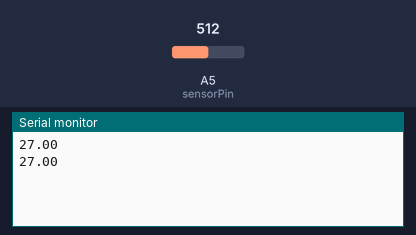
The sketch below on a simulated Arduino Uno, built with avr-gcc and run on an emulated ATmega328P. Parts: the last lines printed to the serial monitor. The inputs (shaded band) are chosen by the test bench; at power-on: A5 (sensorPin) = 512.

Above: at 10.8 s.
10.9 s: A5 (sensorPin) set to 716
At 15.7 s:
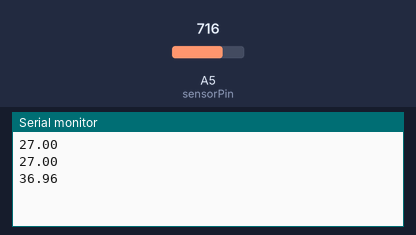
18.4 s: A5 (sensorPin) set to 900
At 20.7 s:
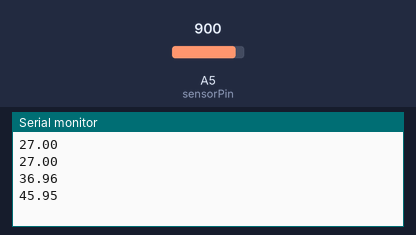
Timing chart, 0 to 22.2 s (numbered marks = the images above; inputs shaded):
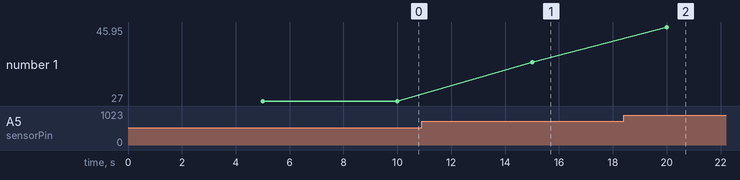

Measured:
- after the input at 10.9 s, the serial monitor: prints a new line after 4.1 s (image 1)
- after the input at 18.4 s, the serial monitor: prints a new line after 1.6 s (image 2)
- plotted number 1: 27 → 36.96 after the input at 10.9 s, 36.96 → 45.95 after the input at 18.4 s

The sketch:

sketch_may12a.ino
```cpp
int sensorPin = 5;


// the setup routine runs once when you press reset:
void setup() {
  // initialize serial communication at 9600 bits per second:
  Serial.begin(9600);
}

// the loop routine runs over and over again forever:

float suhu(){
   int reading = analogRead(sensorPin);
   float voltage = reading * 5.0;
   voltage /= 1024.0;
   float temperatureC = ((voltage - 0.5) * 10) + 7 ;
   return temperatureC;
  }

void loop() {
  // read the input on analog pin 0:
  delay(5000);
  Serial.println(suhu());


  // delay in between reads for stability
}
```
